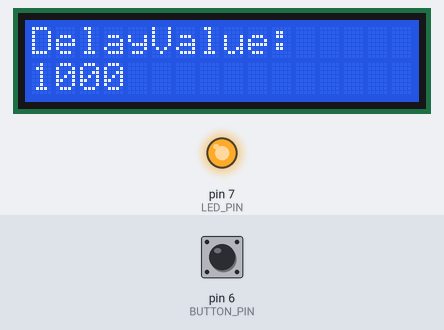
Bench run of a sketch on a simulated Arduino Uno, built with avr-gcc and run on an emulated ATmega328P. On the bench: 16×2 character LCD, output pins drawn as LEDs (lit = HIGH). Dashed ring = blinking. The inputs (shaded band) are chosen by the test bench; at power-on: pin 6 (BUTTON_PIN) HIGH.

Above: at 2.6 s.
2.7 s: pin 6 (BUTTON_PIN) pulled LOW for 2.35 s
At 7.2 s:
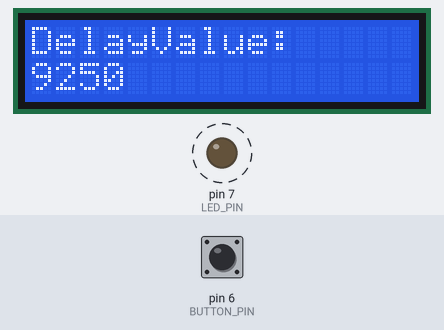
7.4 s: pin 6 (BUTTON_PIN) pulled LOW for 2.35 s
At 10.0 s:
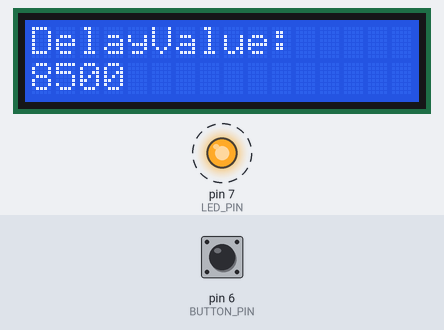
11.2 s: pin 6 (BUTTON_PIN) pulled LOW for 2.35 s
At 14.5 s:
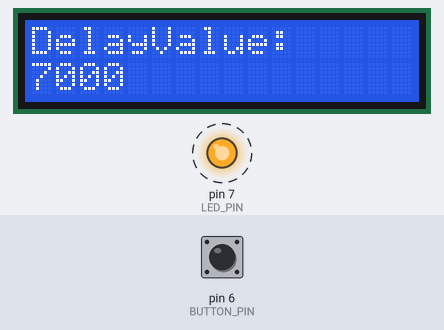
Timing chart, 0 to 21.4 s (numbered marks = the images above; inputs shaded):
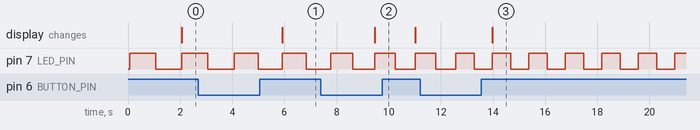

Measured:
- after the input at 2.7 s, the display: changes after 3.2 s (image 1)
- after the input at 7.4 s, the display: changes after 2.1 s (image 2)
- after the input at 11.2 s, the display: changes after 2.8 s (image 3)
- by itself, pin 7 (LED_PIN): alternates HIGH for 0.70 s and LOW for 0.70 s

The sketch:

LCDBlink.ino
```cpp
// include the library code:
#include <LiquidCrystal.h>
#define LED_PIN 7
#define BUTTON_PIN 6
int i = 0;
int delayValue;

// initialize the library with the numbers of the interface pins
LiquidCrystal lcd(12, 11, 5, 4, 3, 2);

void setup() {
  // set up the LCD's number of columns and rows:
  lcd.begin(16, 2);
  // Print a message to the LCD.
  lcd.print("DelayValue:");

  pinMode(BUTTON_PIN, INPUT_PULLUP);
  pinMode(LED_PIN, OUTPUT);
}

void loop() {
  // set the cursor to column 0, line 1
  // (note: line 1 is the second row, since counting begins with 0):
  lcd.setCursor(0, 1);
  // print the number of seconds since reset:
  lcd.print(delayValue);

  int buttonState;
  buttonState = digitalRead(BUTTON_PIN);

  if (i == 12) {
    i = 0;
  }

  if (buttonState == LOW) {
    i++;
  }

  delayValue = map(i, 0, 12, 1000, 100);
  digitalWrite(LED_PIN, HIGH);
  delay(delayValue);
  digitalWrite(LED_PIN, LOW);
  delay(delayValue);
}
```
